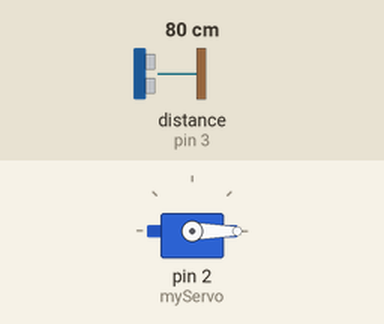
This sketch was run on a simulated Arduino Uno, built with avr-gcc and run on an emulated ATmega328P. On the bench: servo. Wiring (inferred from the names in the program): ultrasonic range finder: trigger pin 4; echo pin 3. Inputs (shaded band) come from the test bench; at power-on: distance to the obstacle (sensor on pin 3) 80 cm. The echo pulse lasts 58.3 µs per cm.

Above: at 5.8 s.
5.9 s: distance to the obstacle (sensor on pin 3) set to 2 cm
At 7.8 s:
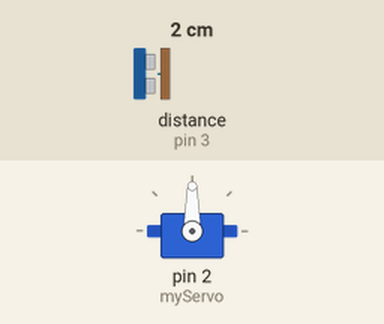
11.9 s: distance to the obstacle (sensor on pin 3) set to 13 cm
17.9 s: distance to the obstacle (sensor on pin 3) set to 17 cm
At 19.2 s:
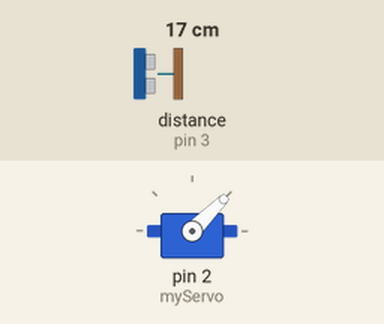
At 21.7 s:
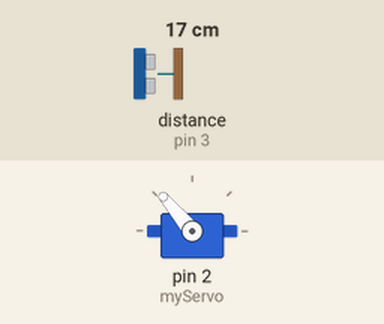
Timing chart, 0 to 31.4 s (numbered marks = the images above; inputs shaded):
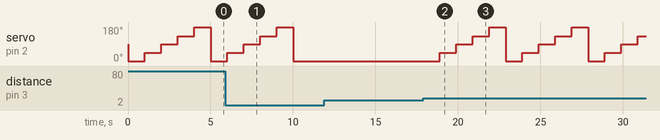

Measured:
- the behaviour switches between 14 and 15 cm on distance to the obstacle (sensor on pin 3) (found by bisection; images 1 and 2)
- after the input at 11.9 s, every drawn part: stays the same
- after the input at 17.9 s, servo on pin 2 (myServo): 0° → 45° after 1.0 s, then repeats every 5.0 s: 90° 1.0 s, 130° 1.0 s, 180° 1.0 s, 0° 1.0 s, 45° 1.0 s

The sketch:

Servo_Test.ino
```cpp
#include <Servo.h>

Servo myServo;
#define echoPin 3
#define triggerPin 4

void setup() {
  myServo.attach(2);
  pinMode(triggerPin, OUTPUT);
  pinMode(echoPin, INPUT);
}

void loop() {
  // Variables to calculate time and distance
  int duration, distance;

  // Digital 1 to trigger pin to send the ultrasonic wave
  digitalWrite(triggerPin, HIGH);
  delayMicroseconds(1000);
  digitalWrite(triggerPin, LOW);

  // Use pulseIn to detect HIGH in echoPin
  duration = pulseIn(echoPin, HIGH);

  // Divide by 2 and convert it into centimeters by dividing it by 29.1
  distance = (duration/2) / 29.1;

  if(distance < 15){
    myServo.write(0);
  }
  else{
    myServo.write(0);
    delay(1000);
    myServo.write(45);
    delay(1000);
    myServo.write(90);
    delay(1000);
    myServo.write(130);
    delay(1000);
    myServo.write(180);
    delay(1000);
  }
}
```
